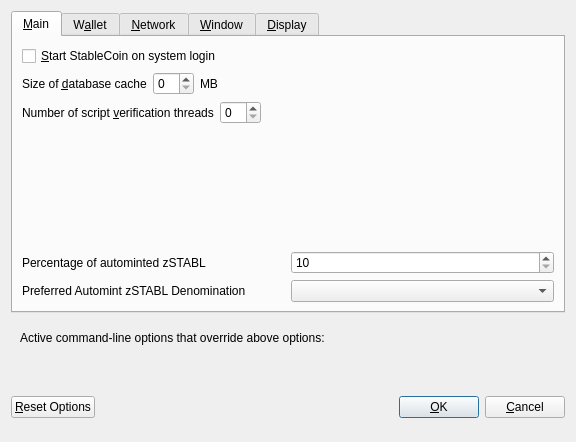
<?xml version="1.0" encoding="UTF-8"?>
<ui version="4.0">
 <class>OptionsDialog</class>
 <widget class="QDialog" name="OptionsDialog">
  <property name="geometry">
   <rect>
    <x>0</x>
    <y>0</y>
    <width>576</width>
    <height>442</height>
   </rect>
  </property>
  <property name="windowTitle">
   <string>Options</string>
  </property>
  <property name="modal">
   <bool>true</bool>
  </property>
  <layout class="QVBoxLayout" name="verticalLayout">
   <item>
    <widget class="QTabWidget" name="tabWidget">
     <property name="currentIndex">
      <number>0</number>
     </property>
     <widget class="QWidget" name="tabMain">
      <attribute name="title">
       <string>&amp;Main</string>
      </attribute>
      <layout class="QVBoxLayout" name="verticalLayout_Main">
       <item>
        <widget class="QCheckBox" name="bitcoinAtStartup">
         <property name="toolTip">
          <string>Automatically start StableCoin after logging in to the system.</string>
         </property>
         <property name="text">
          <string>&amp;Start StableCoin on system login</string>
         </property>
        </widget>
       </item>
       <item>
        <layout class="QHBoxLayout" name="horizontalLayout_2_Main">
         <item>
          <widget class="QLabel" name="databaseCacheLabel">
           <property name="text">
            <string>Size of &amp;database cache</string>
           </property>
           <property name="textFormat">
            <enum>Qt::PlainText</enum>
           </property>
           <property name="buddy">
            <cstring>databaseCache</cstring>
           </property>
          </widget>
         </item>
         <item>
          <widget class="QSpinBox" name="databaseCache"/>
         </item>
         <item>
          <widget class="QLabel" name="databaseCacheUnitLabel">
           <property name="text">
            <string>MB</string>
           </property>
           <property name="textFormat">
            <enum>Qt::PlainText</enum>
           </property>
          </widget>
         </item>
         <item>
          <spacer name="horizontalSpacer_2_Main">
           <property name="orientation">
            <enum>Qt::Horizontal</enum>
           </property>
           <property name="sizeHint" stdset="0">
            <size>
             <width>40</width>
             <height>20</height>
            </size>
           </property>
          </spacer>
         </item>
        </layout>
       </item>
       <item>
        <layout class="QHBoxLayout" name="horizontalLayout_3_Main">
         <item>
          <widget class="QLabel" name="threadsScriptVerifLabel">
           <property name="text">
            <string>Number of script &amp;verification threads</string>
           </property>
           <property name="textFormat">
            <enum>Qt::PlainText</enum>
           </property>
           <property name="buddy">
            <cstring>threadsScriptVerif</cstring>
           </property>
          </widget>
         </item>
         <item>
          <widget class="QSpinBox" name="threadsScriptVerif">
           <property name="toolTip">
            <string>(0 = auto, &lt;0 = leave that many cores free)</string>
           </property>
          </widget>
         </item>
         <item>
          <spacer name="horizontalSpacer_3_Main">
           <property name="orientation">
            <enum>Qt::Horizontal</enum>
           </property>
           <property name="sizeHint" stdset="0">
            <size>
             <width>40</width>
             <height>20</height>
            </size>
           </property>
          </spacer>
         </item>
        </layout>
       </item>
       <item>
        <spacer name="verticalSpacer_2">
         <property name="orientation">
          <enum>Qt::Vertical</enum>
         </property>
         <property name="sizeHint" stdset="0">
          <size>
           <width>20</width>
           <height>40</height>
          </size>
         </property>
        </spacer>
       </item>
       <item>
        <layout class="QHBoxLayout" name="horizontalLayout_3">
         <item>
          <widget class="QLabel" name="percentage_label">
           <property name="toolTip">
            <string>Percentage of incoming STABL which get automatically converted to zSTABL via Zerocoin Protocol (min: 10%)</string>
           </property>
           <property name="text">
            <string>Percentage of autominted zSTABL</string>
           </property>
          </widget>
         </item>
         <item>
          <widget class="QSpinBox" name="zeromintPercentage">
           <property name="minimum">
            <number>10</number>
           </property>
           <property name="maximum">
            <number>100</number>
           </property>
          </widget>
         </item>
        </layout>
       </item>
       <item>
        <layout class="QHBoxLayout" name="horizontalLayout" stretch="0,0">
         <property name="sizeConstraint">
          <enum>QLayout::SetFixedSize</enum>
         </property>
         <item>
          <widget class="QLabel" name="labelPreferredDenom">
           <property name="maximumSize">
            <size>
             <width>16777215</width>
             <height>16777215</height>
            </size>
           </property>
           <property name="toolTip">
            <string>Wait with automatic conversion to Zerocoin until enough STABL for this denomination is available</string>
           </property>
           <property name="text">
            <string>Preferred Automint zSTABL Denomination</string>
           </property>
          </widget>
         </item>
         <item>
          <widget class="QComboBox" name="preferredDenom">
           <property name="maximumSize">
            <size>
             <width>16777215</width>
             <height>27</height>
            </size>
           </property>
           <property name="toolTip">
            <string>Wait with automatic conversion to Zerocoin until enough STABL for this denomination is available</string>
           </property>
           <property name="maxVisibleItems">
            <number>9</number>
           </property>
           <property name="maxCount">
            <number>9</number>
           </property>
          </widget>
         </item>
        </layout>
       </item>
      </layout>
     </widget>
     <widget class="QWidget" name="tabWallet">
      <attribute name="title">
       <string>W&amp;allet</string>
      </attribute>
      <layout class="QVBoxLayout" name="verticalLayout_Wallet">
       <item>
        <widget class="QGroupBox" name="groupBox">
         <property name="title">
          <string>Expert</string>
         </property>
         <layout class="QVBoxLayout" name="verticalLayout_2">
          <item>
           <widget class="QCheckBox" name="coinControlFeatures">
            <property name="toolTip">
             <string>Whether to show coin control features or not.</string>
            </property>
            <property name="text">
             <string>Enable coin &amp;control features</string>
            </property>
           </widget>
          </item>
          <item>
           <widget class="QCheckBox" name="showMasternodesTab">
            <property name="toolTip">
             <string>Show additional tab listing all your masternodes in first sub-tab&lt;br/&gt;and all masternodes on the network in second sub-tab.</string>
            </property>
            <property name="text">
             <string>Show Masternodes Tab</string>
            </property>
           </widget>
          </item>
          <item>
           <widget class="QCheckBox" name="spendZeroConfChange">
            <property name="toolTip">
             <string>If you disable the spending of unconfirmed change, the change from a transaction&lt;br/&gt;cannot be used until that transaction has at least one confirmation.&lt;br/&gt;This also affects how your balance is computed.</string>
            </property>
            <property name="text">
             <string>&amp;Spend unconfirmed change</string>
            </property>
           </widget>
          </item>
         </layout>
        </widget>
       </item>
       <item>
        <spacer name="verticalSpacer_Wallet">
         <property name="orientation">
          <enum>Qt::Vertical</enum>
         </property>
         <property name="sizeHint" stdset="0">
          <size>
           <width>20</width>
           <height>40</height>
          </size>
         </property>
        </spacer>
       </item>
      </layout>
     </widget>
     <widget class="QWidget" name="tabNetwork">
      <attribute name="title">
       <string>&amp;Network</string>
      </attribute>
      <layout class="QVBoxLayout" name="verticalLayout_Network">
       <item>
        <widget class="QCheckBox" name="mapPortUpnp">
         <property name="toolTip">
          <string>Automatically open the StableCoin client port on the router. This only works when your router supports UPnP and it is enabled.</string>
         </property>
         <property name="text">
          <string>Map port using &amp;UPnP</string>
         </property>
        </widget>
       </item>
       <item>
        <widget class="QCheckBox" name="allowIncoming">
         <property name="toolTip">
          <string>Accept connections from outside</string>
         </property>
         <property name="text">
          <string>Allow incoming connections</string>
         </property>
        </widget>
       </item>
       <item>
        <widget class="QCheckBox" name="connectSocks">
         <property name="toolTip">
          <string>Connect to the StableCoin network through a SOCKS5 proxy.</string>
         </property>
         <property name="text">
          <string>&amp;Connect through SOCKS5 proxy (default proxy):</string>
         </property>
        </widget>
       </item>
       <item>
        <layout class="QHBoxLayout" name="horizontalLayout_1_Network">
         <item>
          <widget class="QLabel" name="proxyIpLabel">
           <property name="text">
            <string>Proxy &amp;IP:</string>
           </property>
           <property name="textFormat">
            <enum>Qt::PlainText</enum>
           </property>
           <property name="buddy">
            <cstring>proxyIp</cstring>
           </property>
          </widget>
         </item>
         <item>
          <widget class="QValidatedLineEdit" name="proxyIp">
           <property name="minimumSize">
            <size>
             <width>140</width>
             <height>0</height>
            </size>
           </property>
           <property name="maximumSize">
            <size>
             <width>140</width>
             <height>16777215</height>
            </size>
           </property>
           <property name="toolTip">
            <string>IP address of the proxy (e.g. IPv4: 127.0.0.1 / IPv6: ::1)</string>
           </property>
          </widget>
         </item>
         <item>
          <widget class="QLabel" name="proxyPortLabel">
           <property name="text">
            <string>&amp;Port:</string>
           </property>
           <property name="textFormat">
            <enum>Qt::PlainText</enum>
           </property>
           <property name="buddy">
            <cstring>proxyPort</cstring>
           </property>
          </widget>
         </item>
         <item>
          <widget class="QLineEdit" name="proxyPort">
           <property name="minimumSize">
            <size>
             <width>55</width>
             <height>0</height>
            </size>
           </property>
           <property name="maximumSize">
            <size>
             <width>55</width>
             <height>16777215</height>
            </size>
           </property>
           <property name="toolTip">
            <string>Port of the proxy (e.g. 9050)</string>
           </property>
          </widget>
         </item>
         <item>
          <spacer name="horizontalSpacer_1_Network">
           <property name="orientation">
            <enum>Qt::Horizontal</enum>
           </property>
           <property name="sizeHint" stdset="0">
            <size>
             <width>40</width>
             <height>20</height>
            </size>
           </property>
          </spacer>
         </item>
        </layout>
       </item>
       <item>
        <spacer name="verticalSpacer_Network">
         <property name="orientation">
          <enum>Qt::Vertical</enum>
         </property>
         <property name="sizeHint" stdset="0">
          <size>
           <width>20</width>
           <height>40</height>
          </size>
         </property>
        </spacer>
       </item>
      </layout>
     </widget>
     <widget class="QWidget" name="tabWindow">
      <attribute name="title">
       <string>&amp;Window</string>
      </attribute>
      <layout class="QVBoxLayout" name="verticalLayout_Window">
       <item>
        <widget class="QCheckBox" name="minimizeToTray">
         <property name="toolTip">
          <string>Show only a tray icon after minimizing the window.</string>
         </property>
         <property name="text">
          <string>&amp;Minimize to the tray instead of the taskbar</string>
         </property>
        </widget>
       </item>
       <item>
        <widget class="QCheckBox" name="minimizeOnClose">
         <property name="toolTip">
          <string>Minimize instead of exit the application when the window is closed. When this option is enabled, the application will be closed only after selecting Quit in the menu.</string>
         </property>
         <property name="text">
          <string>M&amp;inimize on close</string>
         </property>
        </widget>
       </item>
       <item>
        <spacer name="verticalSpacer_Window">
         <property name="orientation">
          <enum>Qt::Vertical</enum>
         </property>
         <property name="sizeHint" stdset="0">
          <size>
           <width>20</width>
           <height>40</height>
          </size>
         </property>
        </spacer>
       </item>
      </layout>
     </widget>
     <widget class="QWidget" name="tabDisplay">
      <attribute name="title">
       <string>&amp;Display</string>
      </attribute>
      <layout class="QVBoxLayout" name="verticalLayout_Display">
       <item>
        <layout class="QHBoxLayout" name="horizontalLayout_1_Display">
         <item>
          <widget class="QLabel" name="langLabel">
           <property name="text">
            <string>User Interface &amp;language:</string>
           </property>
           <property name="textFormat">
            <enum>Qt::PlainText</enum>
           </property>
           <property name="buddy">
            <cstring>lang</cstring>
           </property>
          </widget>
         </item>
         <item>
          <widget class="QValueComboBox" name="lang">
           <property name="toolTip">
            <string>The user interface language can be set here. This setting will take effect after restarting StableCoin.</string>
           </property>
          </widget>
         </item>
        </layout>
       </item>
       <item>
        <widget class="QLabel" name="label_3">
         <property name="toolTip">
          <string notr="true"/>
         </property>
         <property name="statusTip">
          <string notr="true"/>
         </property>
         <property name="whatsThis">
          <string notr="true"/>
         </property>
         <property name="accessibleName">
          <string notr="true"/>
         </property>
         <property name="text">
          <string>Language missing or translation incomplete? Help contributing translations here:
https://www.transifex.com/stablecoin-project/stablecoin-project-translations</string>
         </property>
         <property name="wordWrap">
          <bool>true</bool>
         </property>
         <property name="openExternalLinks">
          <bool>true</bool>
         </property>
         <property name="textInteractionFlags">
          <set>Qt::TextBrowserInteraction</set>
         </property>
        </widget>
       </item>
       <item>
        <layout class="QHBoxLayout" name="horizontalLayout_4_Display" stretch="0,0">
         <item>
          <widget class="QLabel" name="themeLabel">
           <property name="text">
            <string>User Interface Theme:</string>
           </property>
          </widget>
         </item>
         <item>
          <widget class="QValueComboBox" name="theme"/>
         </item>
        </layout>
       </item>
       <item>
        <widget class="Line" name="line">
         <property name="orientation">
          <enum>Qt::Horizontal</enum>
         </property>
        </widget>
       </item>
       <item>
        <layout class="QHBoxLayout" name="horizontalLayout_2_Display">
         <item>
          <widget class="QLabel" name="unitLabel">
           <property name="text">
            <string>&amp;Unit to show amounts in:</string>
           </property>
           <property name="textFormat">
            <enum>Qt::PlainText</enum>
           </property>
           <property name="buddy">
            <cstring>unit</cstring>
           </property>
          </widget>
         </item>
         <item>
          <widget class="QValueComboBox" name="unit">
           <property name="toolTip">
            <string>Choose the default subdivision unit to show in the interface and when sending coins.</string>
           </property>
          </widget>
         </item>
        </layout>
       </item>
       <item>
        <layout class="QHBoxLayout" name="horizontalLayout_5_Display">
         <item>
          <widget class="QLabel" name="digitsLabel">
           <property name="text">
            <string>Decimal digits</string>
           </property>
          </widget>
         </item>
         <item>
          <widget class="QValueComboBox" name="digits"/>
         </item>
        </layout>
       </item>
       <item>
        <layout class="QHBoxLayout" name="horizontalLayout_3_Display">
         <item>
          <widget class="QLabel" name="thirdPartyTxUrlsLabel">
           <property name="toolTip">
            <string>Third party URLs (e.g. a block explorer) that appear in the transactions tab as context menu items. %s in the URL is replaced by transaction hash. Multiple URLs are separated by vertical bar |.</string>
           </property>
           <property name="text">
            <string>Third party transaction URLs</string>
           </property>
           <property name="buddy">
            <cstring>thirdPartyTxUrls</cstring>
           </property>
          </widget>
         </item>
         <item>
          <widget class="QLineEdit" name="thirdPartyTxUrls">
           <property name="toolTip">
            <string>Third party URLs (e.g. a block explorer) that appear in the transactions tab as context menu items. %s in the URL is replaced by transaction hash. Multiple URLs are separated by vertical bar |.</string>
           </property>
          </widget>
         </item>
        </layout>
       </item>
       <item>
        <spacer name="verticalSpacer">
         <property name="orientation">
          <enum>Qt::Vertical</enum>
         </property>
         <property name="sizeHint" stdset="0">
          <size>
           <width>20</width>
           <height>40</height>
          </size>
         </property>
        </spacer>
       </item>
      </layout>
     </widget>
    </widget>
   </item>
   <item>
    <widget class="QFrame" name="frame">
     <layout class="QVBoxLayout" name="verticalLayout_Bottom">
      <item>
       <layout class="QHBoxLayout" name="horizontalLayout_Bottom">
        <item>
         <widget class="QLabel" name="overriddenByCommandLineInfoLabel">
          <property name="text">
           <string>Active command-line options that override above options:</string>
          </property>
          <property name="textFormat">
           <enum>Qt::PlainText</enum>
          </property>
         </widget>
        </item>
        <item>
         <spacer name="horizontalSpacer_Bottom">
          <property name="orientation">
           <enum>Qt::Horizontal</enum>
          </property>
          <property name="sizeHint" stdset="0">
           <size>
            <width>40</width>
            <height>20</height>
           </size>
          </property>
         </spacer>
        </item>
       </layout>
      </item>
      <item>
       <widget class="QLabel" name="overriddenByCommandLineLabel">
        <property name="text">
         <string/>
        </property>
        <property name="textFormat">
         <enum>Qt::PlainText</enum>
        </property>
        <property name="wordWrap">
         <bool>true</bool>
        </property>
       </widget>
      </item>
     </layout>
    </widget>
   </item>
   <item>
    <layout class="QHBoxLayout" name="horizontalLayout_Buttons">
     <item>
      <widget class="QPushButton" name="resetButton">
       <property name="toolTip">
        <string>Reset all client options to default.</string>
       </property>
       <property name="text">
        <string>&amp;Reset Options</string>
       </property>
       <property name="autoDefault">
        <bool>false</bool>
       </property>
      </widget>
     </item>
     <item>
      <spacer name="horizontalSpacer_1">
       <property name="orientation">
        <enum>Qt::Horizontal</enum>
       </property>
       <property name="sizeHint" stdset="0">
        <size>
         <width>40</width>
         <height>48</height>
        </size>
       </property>
      </spacer>
     </item>
     <item>
      <widget class="QLabel" name="statusLabel">
       <property name="minimumSize">
        <size>
         <width>200</width>
         <height>0</height>
        </size>
       </property>
       <property name="font">
        <font>
         <weight>75</weight>
         <bold>true</bold>
        </font>
       </property>
       <property name="text">
        <string/>
       </property>
       <property name="textFormat">
        <enum>Qt::PlainText</enum>
       </property>
       <property name="wordWrap">
        <bool>true</bool>
       </property>
      </widget>
     </item>
     <item>
      <spacer name="horizontalSpacer_2">
       <property name="orientation">
        <enum>Qt::Horizontal</enum>
       </property>
       <property name="sizeHint" stdset="0">
        <size>
         <width>40</width>
         <height>48</height>
        </size>
       </property>
      </spacer>
     </item>
     <item>
      <widget class="QPushButton" name="okButton">
       <property name="text">
        <string>&amp;OK</string>
       </property>
       <property name="autoDefault">
        <bool>false</bool>
       </property>
       <property name="default">
        <bool>true</bool>
       </property>
      </widget>
     </item>
     <item>
      <widget class="QPushButton" name="cancelButton">
       <property name="text">
        <string>&amp;Cancel</string>
       </property>
       <property name="autoDefault">
        <bool>false</bool>
       </property>
      </widget>
     </item>
    </layout>
   </item>
  </layout>
 </widget>
 <customwidgets>
  <customwidget>
   <class>QValidatedLineEdit</class>
   <extends>QLineEdit</extends>
   <header>qvalidatedlineedit.h</header>
  </customwidget>
  <customwidget>
   <class>QValueComboBox</class>
   <extends>QComboBox</extends>
   <header>qvaluecombobox.h</header>
  </customwidget>
 </customwidgets>
 <resources/>
 <connections/>
</ui>
